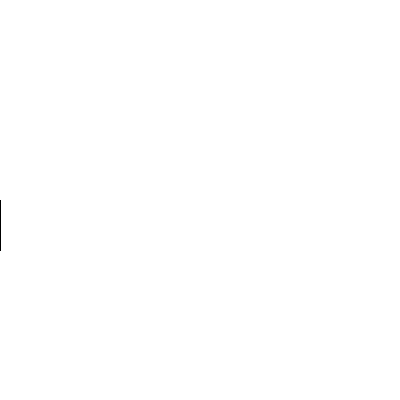
Frame 1 (no input)
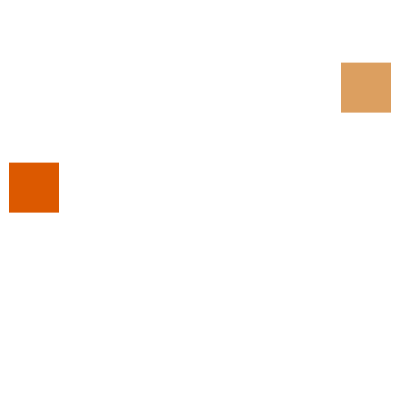
Frame 60 (the mouse pressed at the canvas centre just before this capture)
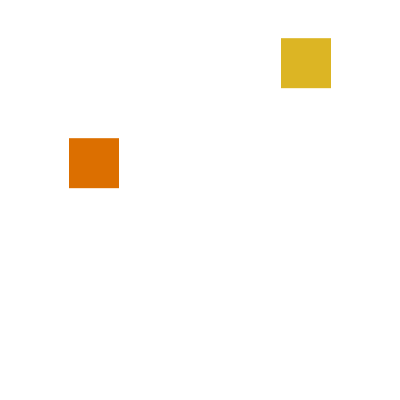
Frame 120 (the mouse held since frame 60 and released just before this capture)

The Processing sketch that drew these frames (run headless with seeded random() and noise(); from frame 60 on, the mouse is pressed at the canvas centre):

// Processing sketch: CS1013_Lab1_ExEM
// ── CS1013_Lab1_ExEM.pde
int i;
float k;
int c1;
int c2;
int c3;



void setup() {
size(400, 400);
i=0-50; //started drawing from out of bounds into bounds
k=0;
c1=220;
c2=0;
c3=0;
frameRate(80);
}

void draw() {
background(255);

//obj1 colour 
if (c2>0 && c2<=100){       
  noStroke();fill(c1,c2+30,40-c3);
}
if (c2>100 && c2<=200){
  noStroke();fill(c1,230-c2,40-c3);
}
//obj1 sine phase
rect(i,200+100*sin(k),50,50);
if (i>350)  rect(i-400,200+100*sin(k),50,50); //when object started going out of bounds

//obj2 colour
if (c2>0 && c2<=100){
  noStroke();fill(c1,c2+100,155-c3);
}
if (c2>100 && c2<=200){
  noStroke();fill(c1,300-c2,155-c3);
}
//obj2 sine phase
rect(350-i,100+100*sin(k),50,50);
if (i>350)  rect(749-i,100+100*sin(k),50,50); //when object started going out of bounds

//variables
c2++;
c3++;
i++;
k=k+0.1;
if (k>=360) k=0;//reset value of k
if (i>=400) i=0; //out of bounds reset
if (c2>240) c2=0;
if (c3>=255) c3=00;

}
